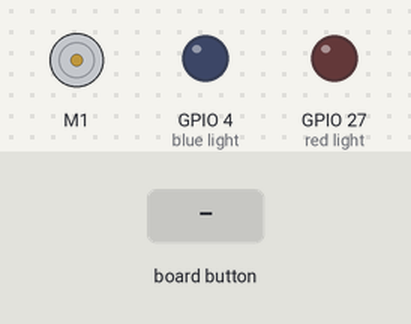
Simulated run of this program. Board: Raspberry Pi (BCM pin numbers) with an Explorer HAT. On the bench: DC motor (green arrow = forward, orange = backward, longer = faster), output pins drawn as LEDs (lit = HIGH). The inputs (shaded band) are chosen by the test bench.

Above: at 1.2 s.
1.3 s: button 1 pressed
At 1.37 s:
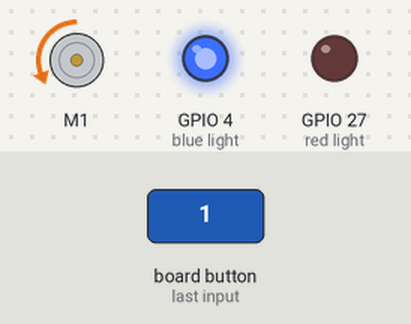
2.9 s: button 3 pressed
At 2.97 s:
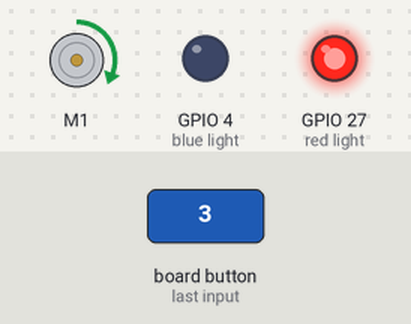
Timing chart, 0 to 5.9 s (numbered marks = the images above; inputs shaded):
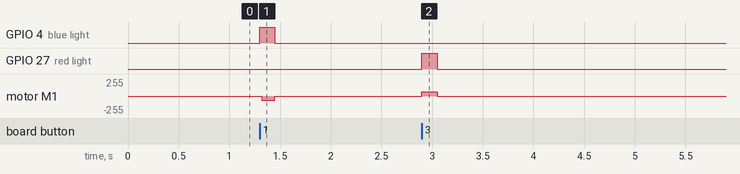

Measured:
- after the input at 1.3 s, GPIO 4 (blue light): LOW → HIGH at once, → LOW 0.15 s later; motor M1: stopped → backward 64/255 at once, → stopped 0.13 s later
- after the input at 2.9 s, GPIO 27 (red light): LOW → HIGH at once, → LOW 0.15 s later; motor M1: stopped → forward 64/255 at once, → stopped 0.15 s later

The program:

eh-touch-motors.py
```python
#will move a motor forward or backward
#whenever the 1 or 3 button on an explorer hat
#is being held
import explorerhat
from time import sleep
from gpiozero import Button

def redOn(channel, event):  #turns on red LED and motor forward
    explorerhat.light[2].on()
    explorerhat.motor.one.forward(25)

def blueOn(channel, event): #turns on blue LED and motor backward
    explorerhat.light[0].on()
    explorerhat.motor.one.backward(25)

def blueOff(channel, event):    #reverse of blueOn
    explorerhat.light[0].off()
    explorerhat.motor.one.stop()

def redOff(channel, event):     #reverse of redOn
    explorerhat.light[2].off()
    explorerhat.motor.one.stop()


while True:    #infinite loop
    explorerhat.touch.one.pressed(blueOn)
    #returns true when the 1 button is pressed and runs blueOn

    explorerhat.touch.three.pressed(redOn)
    #returns true when the 3 button is pressed and runs redOn

    explorerhat.touch.one.released(blueOff)
    #returns true when the 1 button is released and runs blueOff

    explorerhat.touch.three.released(redOff)
    #returns true when the 3 button is released and runs redOff
```
